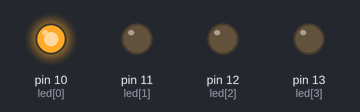
A sketch run on a simulated Arduino Uno, built with avr-gcc and run on an emulated ATmega328P. On the bench: output pins drawn as LEDs (lit = HIGH).

Above: at 0.05 s.
At 0.65 s:
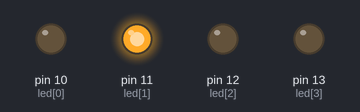
At 1.45 s:
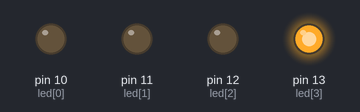
At 2.45 s:
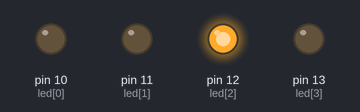
At 3.55 s:
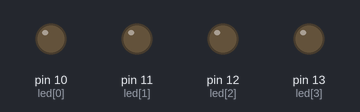
Timing chart, 0 to 3.9 s (numbered marks = the images above):
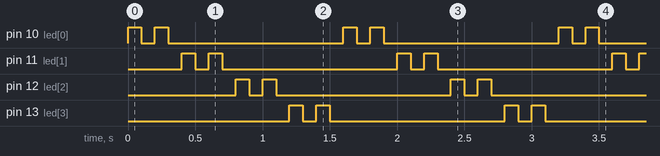

Measured:
- by itself, pin 10 (led[0]), pin 11 (led[1]), pin 12 (led[2]), pin 13 (led[3]): repeats every 1.6 s: LOW 0.10 s, HIGH 0.10 s, LOW 1.3 s, HIGH 0.10 s

The sketch:

2-36-2.ino
```cpp
// 10 on the left side and 13 on the right side

const int led[] = {10,11,12,13};
int timer = 0;
// the setup function runs once when you press reset or power the board
void setup() {
  // initialize digital pin LED_BUILTIN as an output.
  for(int i=0 ; i<4 ; i++){
    pinMode(led[i],OUTPUT);
  }
}

// the loop function runs over and over again forever
void loop() {
  if(timer==4){
    timer=0;
  }
  for(int i=0 ; i<4 ; i++){
    digitalWrite(led[i], LOW);
  }
  digitalWrite(led[timer],HIGH);
  delay(100);
  digitalWrite(led[timer],LOW);
  delay(100);
  digitalWrite(led[timer],HIGH);
  delay(100);
  digitalWrite(led[timer],LOW);
  delay(100);

  timer++;
}
```
